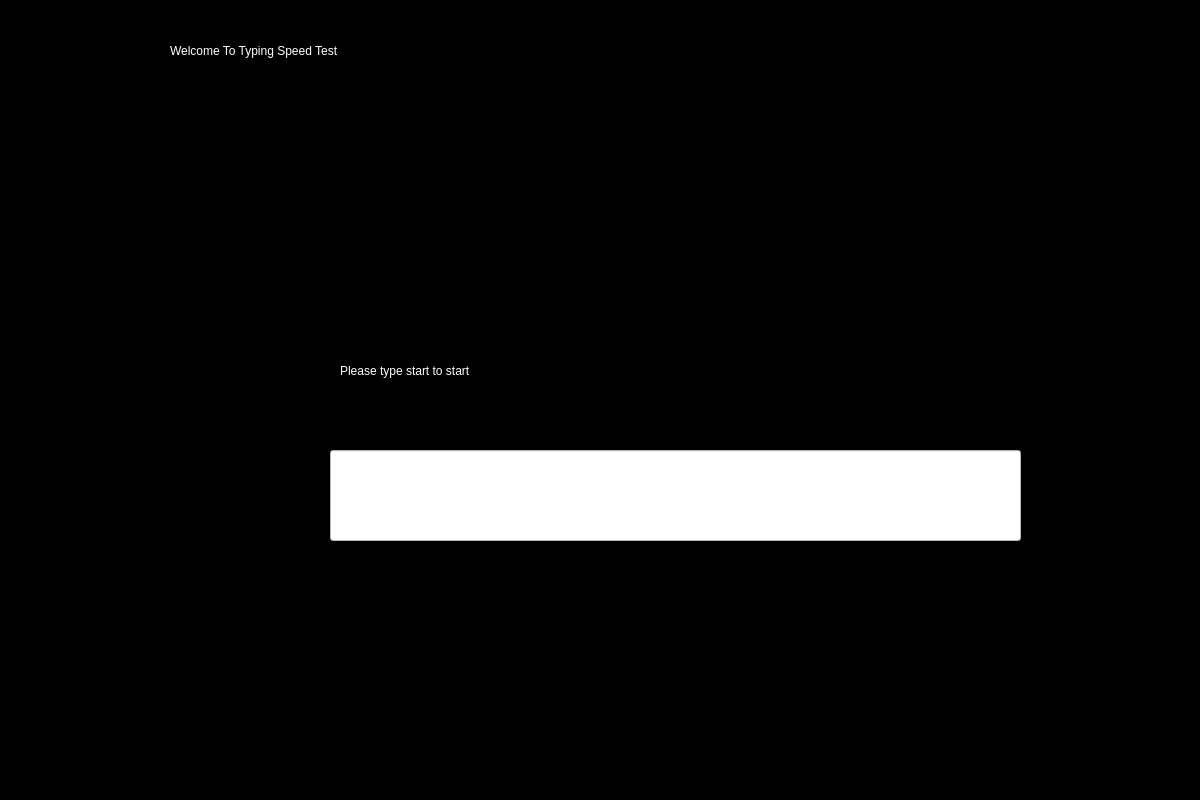
<?xml version="1.0" encoding="UTF-8"?>
<ui version="4.0">
 <class>Dialog</class>
 <widget class="QDialog" name="Dialog">
  <property name="geometry">
   <rect>
    <x>0</x>
    <y>0</y>
    <width>1200</width>
    <height>800</height>
   </rect>
  </property>
  <property name="windowTitle">
   <string>Dialog</string>
  </property>
  <widget class="QWidget" name="widget" native="true">
   <property name="geometry">
    <rect>
     <x>0</x>
     <y>0</y>
     <width>1200</width>
     <height>800</height>
    </rect>
   </property>
   <property name="styleSheet">
    <string notr="true">background-color: rgb(0, 0, 0);</string>
   </property>
   <widget class="QLabel" name="label">
    <property name="geometry">
     <rect>
      <x>170</x>
      <y>0</y>
      <width>901</width>
      <height>101</height>
     </rect>
    </property>
    <property name="styleSheet">
     <string notr="true">color: rgb(255, 255, 255);
font: 48pt &quot;MS Shell Dlg 2&quot;;</string>
    </property>
    <property name="text">
     <string>Welcome To Typing Speed Test</string>
    </property>
   </widget>
   <widget class="QLabel" name="label_3">
    <property name="geometry">
     <rect>
      <x>340</x>
      <y>300</y>
      <width>681</width>
      <height>141</height>
     </rect>
    </property>
    <property name="styleSheet">
     <string notr="true">color: rgb(255, 255, 255);
font: 16pt &quot;MS Shell Dlg 2&quot;;</string>
    </property>
    <property name="text">
     <string>Please type start to start</string>
    </property>
   </widget>
   <widget class="QLineEdit" name="lineEdit">
    <property name="geometry">
     <rect>
      <x>330</x>
      <y>450</y>
      <width>691</width>
      <height>91</height>
     </rect>
    </property>
    <property name="styleSheet">
     <string notr="true">background-color: rgb(255, 255, 255);
font: 12pt &quot;MS Shell Dlg 2&quot;;</string>
    </property>
   </widget>
  </widget>
 </widget>
 <resources/>
 <connections/>
</ui>
